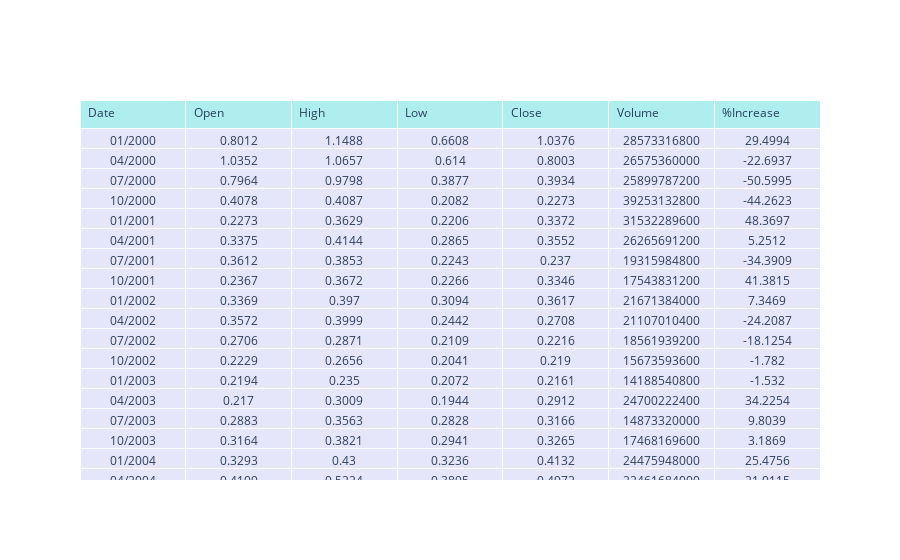
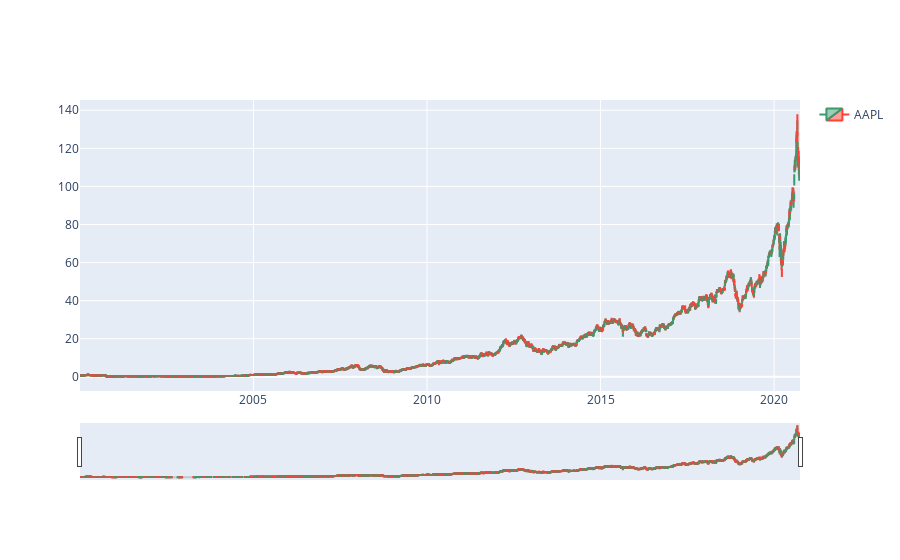

The notebook cell saved with these charts, in order:
### Markdown cell above
## Plot Data

Visualize the data that we have extracted to better understand trends to expect and routes to go for changing parameters.

### Code cell
# Quarterly history of Tablular data:
def cleanHist(hist):
    clean_hist = hist.copy()
    for index, row in hist.iterrows():
        if np.isnan(row['Open']):
            clean_hist = clean_hist.drop(index)
    return clean_hist

# Converts timestamp object to nice-looking date
def convertTimeStamp(timestamp):
    return str(timestamp)[5:7] + "/" + str(timestamp)[:4]

def getDates(index):
    return [convertTimeStamp(timestamp) for timestamp in index]

quarterly_hist = apple.history(start="2000-01-01", end="2020-09-30", interval="3mo", actions=False)
quarterly_percent = (quarterly_hist["Close"]-quarterly_hist["Open"])/quarterly_hist["Open"]*100
quarterly_hist["%Increase"] = quarterly_percent
quarterly_hist = cleanHist(quarterly_hist)

# Table of quarterly data
fig = go.Figure(data=[go.Table(
    header=dict(values=['Date'] + list(quarterly_hist.columns),
                fill_color='paleturquoise',
                align='left'),
    cells=dict(values=[getDates(quarterly_hist.index), round(quarterly_hist['Open'], 4),
                       round(quarterly_hist['High'], 4), round(quarterly_hist['Low'], 4),
                       round(quarterly_hist['Close'], 4), quarterly_hist['Volume'],
                       round(quarterly_hist['%Increase'], 4)],
               fill_color='lavender',
               align='center'))
])

fig.show()

# AAPL Stock Price
fig = plt.figure(figsize=(8, 14))
ax1 = fig.add_subplot(211)
ax1.set_title('AAPL\'s Stock Price')
ax1.set_xlabel('Date')
ax1.set_ylabel('Stock Price')
hist["Close"].plot()
plt.show()

# AAPL Bar Chart
bar_chart = {
    'x': hist.index,
    'open': hist.Open,
    'close': hist.Close,
    'high': hist.High,
    'low': hist.Low,
    'type': 'candlestick',
    'name': 'AAPL',
    'showlegend': True
}

pio.show(bar_chart)

### Figure 1 — Plotly figure (JSON) as saved in the notebook; plotly's stock layout.template omitted (floating-point values rounded to 4 significant figures; data arrays with more than 128 entries replaced by an {"elided": "..."} marker saying what was removed)
{"data": [{"cells": {"align": "center", "fill": {"color": "lavender"}, "values": {"elided": "7x83 mixed values"}}, "header": {"align": "left", "fill": {"color": "paleturquoise"}, "values": ["Date", "Open", "High", "Low", "Close", "Volume", "%Increase"]}, "type": "table"}], "layout": {}}

### Figure 2 — Plotly figure (JSON) as saved in the notebook; plotly's stock layout.template omitted (floating-point values rounded to 4 significant figures; data arrays with more than 128 entries replaced by an {"elided": "..."} marker saying what was removed)
{"data": [{"close": {"elided": "5219 float values"}, "high": {"elided": "5219 float values"}, "low": {"elided": "5219 float values"}, "name": "AAPL", "open": {"elided": "5219 float values"}, "showlegend": true, "type": "candlestick", "x": {"elided": "5219 str values"}}], "layout": {}}
